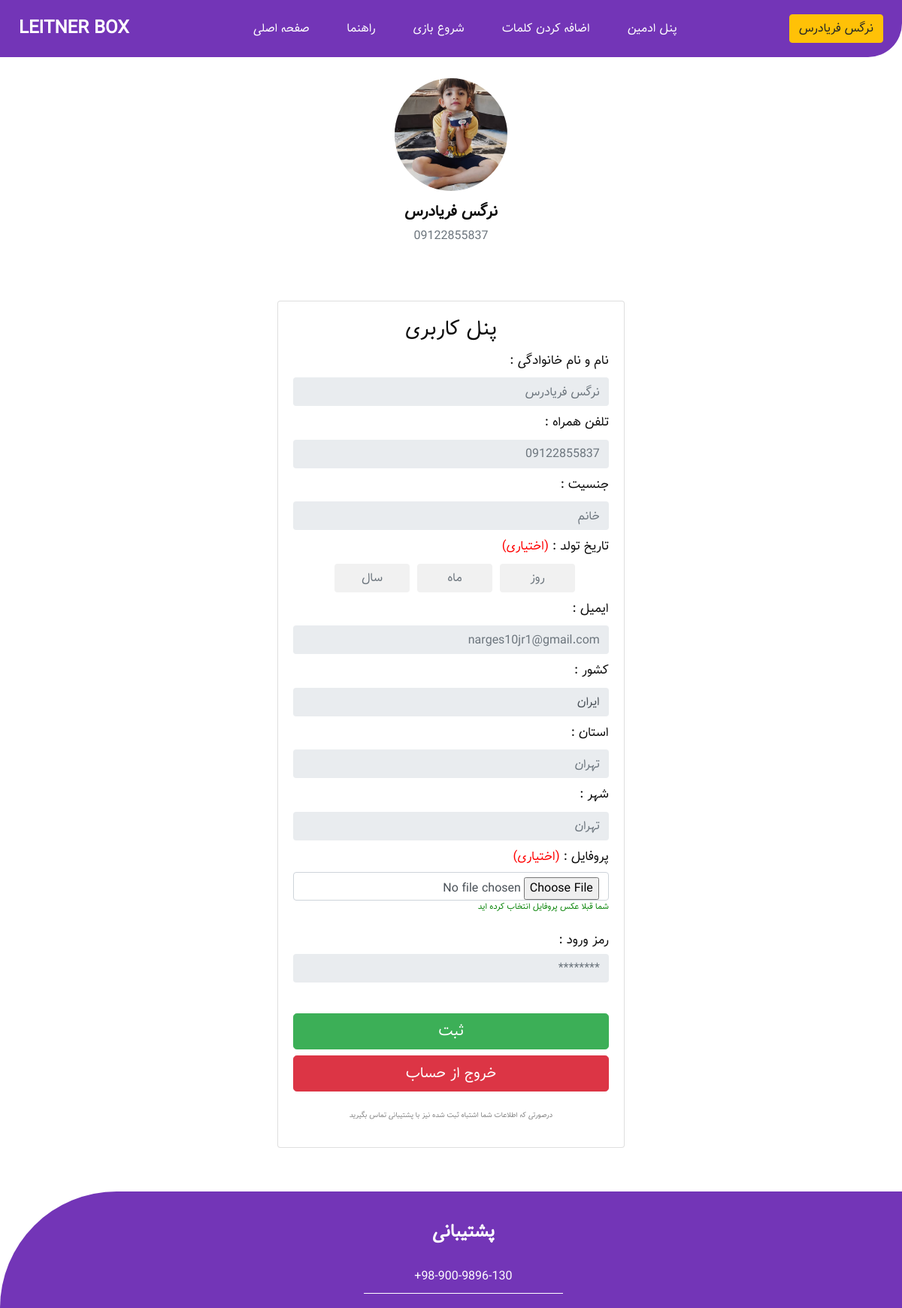
Screenshot of /authentication/profile (signed in) with the database file from the repository.
### customauth/models.py (models this page shows)
class MyUser(AbstractBaseUser, PermissionsMixin):
    phone_regex = RegexValidator(
        regex=r'^\+?1?\d{9,11}$',
        message="Phone number must be in the format: '+09123456789'. Up to 11 digits allowed."
    )
    phone_number = models.CharField(validators=[phone_regex], max_length=11, unique=True, verbose_name="phone number")
    full_name = models.CharField(max_length=50, verbose_name="نام و نام خانوادگی", help_text="این فیلد باید به فارسی وارد شود")
    gender = models.CharField(max_length=50, null=True, blank=True, verbose_name="جنسیت")
    date_of_birth = jmodels.jDateField(null=True, blank=True, verbose_name="تاریخ تولد")
    email = models.EmailField(unique=True, blank=True, null=True, verbose_name="ایمیل")
    profile_picture = models.ImageField(upload_to='profile_pics/', blank=True, null=True, verbose_name="تصویر پروفایل")
    country = models.CharField(max_length=50, blank=True, null=True, default="ایران", verbose_name="کشور", help_text="این فیلد باید به فارسی وارد شود")
    state = models.CharField(max_length=100, blank=True, null=True, verbose_name="استان", help_text="این فیلد باید به فارسی وارد شود")
    city = models.CharField(max_length=100, blank=True, null=True, verbose_name="شهر", help_text="این فیلد باید به فارسی وارد شود")
    is_active = models.BooleanField(default=True, verbose_name="فعال")
    is_staff = models.BooleanField(default=False, verbose_name="کارمند")
    is_superuser = models.BooleanField(default=False, verbose_name="ادمین")
    date_joined = models.DateTimeField(default=timezone.now, verbose_name="تاریخ پیوستن")
    last_login = models.DateTimeField(blank=True, null=True, verbose_name="آخرین ورود")
    email_verified = models.BooleanField(default=False, verbose_name="ایمیل تایید شده")
    phone_verified = models.BooleanField(default=False, verbose_name="تلفن تایید شده")
    objects = MyUserManager()
    USERNAME_FIELD = 'phone_number'
    REQUIRED_FIELDS = ['full_name']
    class Meta:
        verbose_name_plural = "حساب های کاربری"

### Authentication_App/views.py (the view, shortened to what this page needs)
# urls.py: path("profile", views.profile_show, name="profile"),
def profile_show(request):
    user = request.user
    return render(request, "Authentication_App/profile.html", {'user': user})

### Authentication_App/templates/Authentication_App/profile.html (shortened to what this page needs)
{% extends 'common.html' %}
{% load static %}
{% block head %}
<link rel="stylesheet" href="https://cdnjs.cloudflare.com/ajax/libs/jalali-datepicker/1.3.4/jalali-datepicker.min.css">
{% endblock head %}
{% block body %}
<div class="services_section">
  <div class="container">
  </div>
</div>
{% if request.user.profile_picture %}
  <div class="profile-container text-center">
    <img src="{{ request.user.profile_picture.url }}" class="rounded-circle mb-3" alt="Avatar" />
    <h5 class="mb-2"><strong>{{ request.user.full_name }}</strong></h5>
    <p class="text-muted">{{ request.user.phone_number }}</p>
  </div>
{% endif %}
<div class="login_section">
    <div class="container">
  <div class="row">
    <div class="col-sm-9 col-md-7 col-lg-5 mx-auto">
      <div class="card card-signin my-5">
        <div class="card-body">
          <h3 class="card-title text-center">پنل کاربری</h3>
          <form class="form-signin" method="post"  enctype="multipart/form-data">
            <div class="form-label-group" dir="rtl" style="text-align: right;">
              <label for="inputEmail" style="font-size: 17px;">نام و نام خانوادگی :</label>
              <input type="text" id="inputEmail" class="form-control" placeholder="{{ request.user.full_name }}" disabled>
            </div>
            <div class="form-label-group"  dir="rtl" style="text-align: right;">
              <label for="inputEmail" style="font-size: 17px;">تلفن همراه :</label>
              <input type="text" id="inputEmail" class="form-control" placeholder="{{ request.user.phone_number }}" disabled>
            </div>
            {% if request.user.gender %}
              <div class="form-label-group"  dir="rtl" style="text-align: right;">
                <label for="inputEmail" style="font-size: 17px;">جنسیت :</label>
                <input type="text" name="gender" id="inputEmail" class="form-control" placeholder="{{ request.user.gender }}" disabled>
              </div>
            {% endif %}
            {% if request.user.date_of_birth %}
              <div class="form-label-group" dir="rtl" style="text-align: right;">
                <label for="date" style="font-size: 17px;">
                  تاریخ تولد :
                </label>
                <div class="input-row">
                  <div class="input-row">
                    <input type="text" name="day" id="day" class="form-control" placeholder="{{ request.user.date_of_birth|date:'d' }}" disabled>
                    <input type="text" name="month" id="month" class="form-control" placeholder="{{ request.user.date_of_birth|date:'m' }}" disabled>
                    <input type="text" name="date" id="date" class="form-control" autofocus placeholder="{{ request.user.date_of_birth|date:'Y' }}" disabled>
                  </div>
                <div id="notification"></div>
              </div>
            {% else %}
              <div class="form-label-group" dir="rtl" style="text-align: right;">
                <label for="date" style="font-size: 17px;">
                  تاریخ تولد : <span style="color: red;">(اختیاری)</span>
                </label>
                <div class="input-row">
                  <div class="input-row">
                    <input type="text" name="day" id="day" class="form-control" placeholder="روز" onchange="validateDay()">
                    <input type="text" name="month" id="month" class="form-control" placeholder="ماه" onchange="validateMonth()">
                    <input type="text" name="date" id="date" class="form-control" placeholder="سال" autofocus onchange="validateYear()">
                  </div>
              </div>
            {% endif %}
            {% if request.user.email %}
              <div class="form-label-group"  dir="rtl" style="text-align: right;">
                <label for="inputEmail" style="font-size: 17px;">ایمیل :</label>
                <input type="text" name="email" id="inputEmail" class="form-control" placeholder="{{ request.user.email }}" autofocus disabled>
              </div>
            {% else %}
              <div class="form-label-group"  dir="rtl" style="text-align: right;">
                <label for="inputEmail" style="font-size: 17px;">ایمیل : <span style="color: red;">(اختیاری)</span></label>
                <input type="text" name="email" id="inputEmail" class="form-control" placeholder="..." autofocus>
              </div>
            {% endif %}
            {% if request.user.country %}
            <div class="form-label-group"  dir="rtl" style="text-align: right;">
              <label for="country" style="font-size: 17px;">کشور :</label>
              <input type="text" name="country" id="country" class="form-control" value="ایران" placeholder="{{ request.user.country }}" autofocus disabled>
            </div>
            {% else %}
            <div class="form-label-group"  dir="rtl" style="text-align: right;">
              <label for="country" style="font-size: 17px;">کشور : <span style="color: red;">(اختیاری)</span></label>
              <input type="text" name="country" id="country" class="form-control" value="ایران" placeholder="..." autofocus>
            </div>
            {% endif %}
            {% if request.user.state %}
            <div class="form-label-group"  dir="rtl" style="text-align: right;">
              <label for="state" style="font-size: 17px;">استان :</label>
              <input type="text" name="state" id="state" class="form-control" placeholder="{{ request.user.state }}" autofocus disabled>
            </div>
            {% else %}
            <div class="form-label-group"  dir="rtl" style="text-align: right;">
              <label for="state" style="font-size: 17px;">استان : <span style="color: red;">(اختیاری)</span></label>
              <input type="text" name="state" id="state" class="form-control" placeholder="..." autofocus>
            </div>
            {% endif %}
            {% if request.user.city %}
            <div class="form-label-group"  dir="rtl" style="text-align: right;">
              <label for="city" style="font-size: 17px;">شهر :</label>
              <input type="text" name="" id="city" class="form-control" placeholder="{{ request.user.city }}" autofocus disabled>
            </div>
            {% else %}
            <div class="form-label-group"  dir="rtl" style="text-align: right;">
              <label for="city" style="font-size: 17px;">شهر : <span style="color: red;">(اختیاری)</span></label>
              <input type="text" name="city" id="city" class="form-control" placeholder="..." autofocus>
            </div>
            {% endif %}
            <div class="form-group" dir="rtl" style="text-align: right;">
              <label for="profileImage" style="font-size: 17px;">
                پروفایل : <span style="color: red;">(اختیاری)</span>
              </label>
              <input type="file" name="profile_picture" id="profile_picture" class="form-control">
              {% if request.user.profile_picture %}
                <p style="float: right;  font-size: 0.7em; color: green;">شما قبلا عکس پروفایل انتخاب کرده اید</p>
                <br>
              {% endif %}
            </div>
            <div class="form-label-group"  dir="rtl" style="text-align: right;">
              <label for="inputPassword" style="margin-bottom: 3px; font-size: 17px;">رمز ورود :</label>
              <input type="password" name="" id="inputPassword" class="form-control" placeholder="********" disabled>
            </div>
            <br>
            <button class="btn btn-lg btn-success btn-block text-uppercase" type="submit" name="">ثبت</button>
            <div class="col-13">
              <a href="{% url 'Authentication_App:logout' %}" id="confirm-link" class="btn btn-lg btn-danger btn-block text-uppercase">خروج از حساب</a>
            </div>
            <br>
            <p style="float: center; text-align: center; font-size: 0.6em; color: gray;">درصورتی که اطلاعات شما اشتباه ثبت شده نیز با پشتیبانی تماس بگیرید</p>
          </form>
        </div>
      </div>
    </div>
  </div>
</div>
  </div>
{% endblock body %}

### templates/common.html (shortened to what this page needs)
{% load static %}
<!DOCTYPE html>
<html lang="fa">
<head>
  <link rel="stylesheet" type="text/css" href="{% static 'css/bootstrap.css' %}" />
  <link href="{% static 'css/font-awesome.min.css' %}" rel="stylesheet"/>
  <link href="{% static 'css/style.css' %}" rel="stylesheet"/>
  <link href="{% static 'css/responsive.css' %}" rel="stylesheet"/>
{% block head %}
{% endblock head %}
</head>
<body class="sub_page">
    <div class="hero_area">
      <header class="header_section">
        <div class="container-fluid">
          <nav class="navbar navbar-expand-lg custom_nav-container ">
            <a class="navbar-brand" href="{% url 'Home_App:index' %}">
              <span>
                LEITNER BOX
              </span>
            </a>
            <div class="collapse navbar-collapse" id="navbarSupportedContent">
              <ul class="navbar-nav">
                <li class="nav-item {% block index_active %} {% endblock index_active %}">
                  <a class="nav-link" href="{% url 'Home_App:index' %}">صفحه اصلی <span class="sr-only">(current)</span></a>
                </li>
                <li class="nav-item {% block about_active %} {% endblock about_active %}">
                  <a class="nav-link" href="{% url 'Home_App:about' %}"> راهنما</a>
                </li>
                {% if request.user.is_authenticated %}
                <li class="nav-item {% block service_active %} {% endblock service_active %}">
                  <a class="nav-link" href="{% url 'Play_App:game' %}">شروع بازی</a>
                </li>
                {% else %}
                <li class="nav-item">
                  <a class="nav-link" onclick=RegisterNotification()>شروع بازی</a>
                </li>
                {% endif %}
                {% if request.user.is_authenticated %}
                <li class="nav-item {% block word_active %} {% endblock word_active %}">
                  <a class="nav-link" href="{% url 'Play_App:add_word' %}">اضافه کردن کلمات</a>
                </li>
                {% else %}
                <li class="nav-item">
                  <a class="nav-link" onclick=RegisterNotification()>اضافه کردن کلمات</a>
                </li>
                {% endif %}
                {% if user.is_superuser %}
                <li class="nav-item">
                  <a class="nav-link" href="/admin">پنل ادمین</a>
                </li>
                {% endif %}
              </ul>
                {% if request.user.is_authenticated %}
                  <a href="{% url 'Authentication_App:profile' %}" class="btn btn-warning my-custom-btn">{{ request.user.full_name }}</a>
                {% else %}
                  <a href="{% url 'Authentication_App:login' %}" class="btn btn-warning my-custom-btn">حساب کاربری</a>
                {% endif %}
            </div>
          </nav>
        </div>
      </header>
    </div>
{% block body %}
{% endblock body %}
<div class="footer_container" style="text-align: center;">
<section class="info_section">
    <div class="container">
        <div class="row">
        <div class="col-md-6 col-lg-2 mx-auto">
        </div>
        <div class="col-md-6 col-lg-3 ">
            <h4>
            پشتیبانی
            </h4>
            <form action="#">
            <input type="text" placeholder="+98-900-9896-130" style="text-align: center;" disabled />
            </form>
        </div>
        <div class="col-md-6 col-lg-3 mb-0 ml-auto">
        </div>
    </div>
    </section>
  </div>
</body>
</html>

### static/css/style.css (style rules this page uses)
body { font-family:Samim; font-family: sahel-bold; color: #0c0c0c; background-color: #ffffff; overflow-x: hidden; }
a, a:hover, a:focus { text-decoration: none; }
.btn, .btn:focus { outline: none !important; -webkit-box-shadow: none; box-shadow: none; }
.hero_area { position: relative; min-height: 100vh; display: -webkit-box; display: -ms-flexbox; display: flex; -webkit-box-orient: vertical; -webkit-box-direction: normal; -ms-flex-direction: column; flex-direction: column; background-color: #7335b7; border-radius: 0 0 350px 0; }
.sub_page .hero_area { min-height: auto; border-radius: 0 0 45px 0; }
.header_section { padding: 15px 0; }
.header_section .container-fluid { padding-right: 25px; padding-left: 25px; }
.navbar-brand span { font-weight: bold; color: #ffffff; font-size: 24px; }
.custom_nav-container { padding: 0; }
.custom_nav-container .navbar-nav { margin: auto; }
.custom_nav-container .navbar-nav .nav-item .nav-link { padding: 5px 25px; color: #ffffff; text-align: center; text-transform: uppercase; border-radius: 5px; -webkit-transition: all 0.3s; transition: all 0.3s; }
.footer_container { background-color: #7335b7; color: #ffffff; border-radius: 350px 0 0 0; padding-top: 145px; }
* { box-sizing: border-box }
input[type=text], input[type=password] { width: 100%; padding: 12px; margin: 2px 0 9px 0; display: inline-block; border: none; background: #f1f1f1; }
button { background-color: #3073d8; color: white; padding: 7px; margin: 8px 0; border: none; cursor: pointer; width: 100%; opacity: 0.9; }
.container { padding: 10px; }
.info_section h4 { font-weight: 600; margin-bottom: 20px; }
.info_section form input { border: none; border-bottom: 1px solid #ffffff; background-color: transparent; width: 100%; height: 45px; color: #ffffff; outline: none; }
.info_section form input::placeholder { color: #ffffff; }

### static/css/responsive.css (style rules this page uses)
@media (max-width: 1300px) { .footer_container { border-radius: 250px 0 0 0; } }
@media (min-width: 1200px) { .container { max-width: 1170px; } }

### rows the page displays
MyUser: user.full_name "نرگس فریادرس", user.profile_picture (picture), user.phone_number "09122855837", gender "خانم", email "narges10jr1@gmail.com", country "ایران", state "تهران", user.city "تهران"
